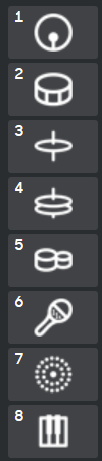
#> input picture images/icons.png, 102 x 461 px
$ python drawProbs.py
#> lines starting #> are read from the running program, lines starting #| are printed output that depends on the picture
### util.py
from collections import defaultdict
import random as rand
import numpy as np
import sys

'''
    utility file that has all the functions necessary for generation
'''

NUM_BEATS = 32 #number of blocks per row
NUM_INSTRUMENTS = 8 #number of rows
NUM_DATA_FEATURES = NUM_BEATS * NUM_INSTRUMENTS #total features per line

'''
    Outdated MLE algorithm
'''
# [16 lines left out: function getMLEProbs, not called in this run]

'''
    Return a tuple in the form (i,0,1,0,1), where i is the index of the block,
    and the other entries are the conditional assignments for
    (i-1, i-n), if the index is applicable
    where n is the number of blocks per row

    The factor graph looks something like :
    o - o - o - o - o - o
    |   |   |   |   |   |
    o - o - o - o - o - o
    |   |   |   |   |   |
    o - o - o - o - o - o
    |   |   |   |   |   |
    o - o - o - o - o - o
    with additional connections between all the rows.
'''
def createTuple(i,line):
    conditionList = [i]
    if i%NUM_BEATS != 0: #if not first entry in row
        conditionList.append(line[i-1])
    index = i
    while index >= NUM_BEATS:
        index -= NUM_BEATS
        conditionList.append(line[index])
    return tuple(conditionList)

# Generate a set of on/off configurations given the probabilities of the squares
def generate(conditionalProbs):
    line = ['0']*NUM_DATA_FEATURES
    #set all to 0 at first
    for i in range(NUM_DATA_FEATURES):
        createTuple(i,line)
        prob = conditionalProbs[createTuple(i,line)]
        line[i] = '1' if rand.random() < prob else '0'
    return list(map(int, line))

#Get the conditional probabilities from the files given
def getConditionalProbs(files):
    probabilityCountMap = defaultdict(lambda: [0,0])
    '''
        map of the counts of the conditional probabiliies, keys are tuples as defined above
        and the values are 2 sized list of the form (#0 assigned, #1 assigned)
        Initial assignment can also be changed to account for laplace smoothing
    '''
    for file,line in files.items():
        for i in range(len(line)):
            key = createTuple(i,line)
            val = int(line[i])
            probabilityCountMap[key][val] += 1
            #Change the counts for 0 assignment and 1 assignemnt

    probabilitiesMap = defaultdict(float)
    for key,val in probabilityCountMap.items():
        probabilitiesMap[key] = float(val[1])/(val[0]+val[1])
        #calculate the probalities for each key
    return probabilitiesMap

#converts the datafile into a dictionary with form {file number: assignment}
def datafileToDict(datafile):
#> called with datafile = 'new_songs_data(incl. twitter).csv'
    fp = open(datafile,'r')
#> (reads new_songs_data(incl. twitter).csv from the repository)
    files = dict()
    for i,line in enumerate(fp):
        if i == 0:
            continue
        files[i-1] = line.split(',') #make an array
    return files

#get the Counts for the songs for running k-means on
def getSongNoteCount(files):
    fileCounts = defaultdict(int)
    for file,line in files.items():
        count = sum(list(map(int,line)))
        fileCounts[file] = count
    return fileCounts

#run k-means to cluster the files by densities
def kMeans(fileCounts,k):
#> called with k = 3
    numFiles = len(fileCounts)
    centroids = [0]*k
    #centroids hold the count densities
    assignments = [0]*numFiles
    #holds the centroid assignment for each file
    for i in range(k):
        randFile = rand.randint(1,numFiles)
        centroids[i] = fileCounts[randFile]
        #assign the centroids to a random count
    oldCentroids = [0]*k
    count = 0
    while np.linalg.norm(np.array(centroids) - np.array(oldCentroids)) > 1e-3:
        oldCentroids = centroids[:]
        count += 1
        for i in range(numFiles):
            minNum = -1
            for cluster in range(k):
                distance = abs(centroids[cluster] - fileCounts[i])
                if cluster == 0:
                    minNum = distance
                    assignments[i] = cluster
                elif distance < minNum:
                    minNum = distance
                    assignments[i] = cluster
                #update cluster

        clusterSumAndCounts = defaultdict(lambda: [0,0])
        #dictionary that is of form {cluster: [sum of densities, number assigned to cluster]}
        for i in range(numFiles):
            cluster = assignments[i]
            clusterSumAndCounts[cluster][0] += fileCounts[i] #sums up densities
            clusterSumAndCounts[cluster][1] += 1 #sums up number asisgned to cluster
        for centroid in range(k):
            if(clusterSumAndCounts[centroid][1] == 0):
                centroids[centroid] = sys.maxsize #if none assigned, set to infty
            else:
                centroids[centroid] = float(clusterSumAndCounts[centroid][0]) / clusterSumAndCounts[centroid][1]
                #update centroid
    #print("count is", count)
    return assignments, centroids

#function that probabilistically creates an assignment
def makeAssignment():
    dataFile = "new_songs_data(incl. twitter).csv"
    files = datafileToDict(dataFile) #convert to map
    fileCounts = getSongNoteCount(files) #get map of counts
    assignments,centroids = kMeans(fileCounts,3) #run k means to find assignments

    print("centroid values:", centroids)
    centroidIndices = np.argsort(centroids)
    print(centroids)
    print(centroidIndices)
    index = centroidIndices[2] #this parameter can be adjusted.
    #0 correponds to the minimum index, and -1 corresponds to the maximum

    filesInCluster = dict() #files in appropriate cluster
    for i in range(len(assignments)):
        if assignments[i] == index:
            filesInCluster[i] = files[i]
    print("number of files in cluster:", len(filesInCluster))

    conditionalProbs = getConditionalProbs(filesInCluster)
    #get the probability table

    randomMusic = generate(conditionalProbs)
    #create a random music assignment
    print("assignment is", randomMusic)

    maxSimilarity = 0
    maxSimlilaritiesOnes = 0
    for index, file in filesInCluster.items():
        file = list(map(int,file))
        ones = 0
        count = 0
        countOnes = 0
        for i in range(NUM_DATA_FEATURES):
            if(file[i] == 1):
                ones += 1
                if(randomMusic[i] == 1):
                    countOnes += 1
            if(randomMusic[i] == file[i]):
                count += 1
        if(ones > 0):
            similarityOnes = float(countOnes)/ones
            similarity = float(count)/NUM_DATA_FEATURES
        if(similarity > maxSimilarity):
            maxSimilarity = similarity
        if(similarityOnes > maxSimlilaritiesOnes):
            maxSimlilaritiesOnes = similarityOnes
    print("similarity is: ", maxSimilarity)
    print("Ones similarity is:", maxSimlilaritiesOnes)
    print(countOnes,ones)
    #The similarity metric (# same 1's over total number 1s in each file)

    return randomMusic

# Cut makeAssignment() off and return the conditional probabilities
def getConditionalProbsFromScratch(cluster):
    dataFile = "new_songs_data(incl. twitter).csv"
    files = datafileToDict(dataFile) #convert to map
    fileCounts = getSongNoteCount(files) #get map of counts
    assignments,centroids = kMeans(fileCounts,3) #run k means to find assignments

    #print("centroid values:", centroids)
    maxIndex = centroids.index(max(centroids))
    minIndex = centroids.index(min(centroids))
    middleIndex = 3 - maxIndex - minIndex #works since sum of all 3 is 0+1+2 = 3

    desiredIndex = 0
    if cluster == "min":
        desiredIndex = minIndex
    elif cluster == "max":
        desiredIndex = maxIndex
    elif cluster == "middle":
        desiredIndex = middleIndex
    else:
        desiredIndex = -1 #take all of them!

    filesInCluster = dict() #files in appropriate cluster
    for i in range(len(assignments)):
        if assignments[i] == desiredIndex or desiredIndex == -1:
            filesInCluster[i] = files[i]
    print("number of files in cluster:", len(filesInCluster))

    return getConditionalProbs(filesInCluster)

assignment = makeAssignment()

### drawProbs.py
import sys
from math import floor
from PIL import Image, ImageDraw, ImageFont
import util

#CONSTANTS#

cols = 32
rows = 8

topMargin = 60
leftMargin = 90
bottomMargin = 80
rightMargin = 20

squareSize = 40

bgColor = (70, 70, 70)
txtColor = (214, 214, 214)
sepColor = (46, 46, 46)

imageSize = [leftMargin + rightMargin + cols * squareSize,
	topMargin + bottomMargin + rows * squareSize]

imageBounds = [0, 0] + imageSize

#FUNCTIONS#

# Input offset = [0, 0, 1, 1] to color the whole square
def getCoordsWithOffset(i, offset):
	row = i // cols
	col = i % cols
	coords = [int(float(leftMargin + (col+offset[0]) * squareSize)),
				int(float(topMargin + (row+offset[1]) * squareSize)),
				int(float(leftMargin + (col+offset[2]) * squareSize)),
				int(float(topMargin + (row+offset[3]) * squareSize))]
	return coords

def getRefCoords(i):
	row = i // cols
	col = i % cols
	coords = [refLeftMargin + col * squareSize * 15/9, refTopMargin + row * squareSize,
		refLeftMargin + (col+1) * squareSize * 15/9, refTopMargin + (row+1) * squareSize]
	return coords

def getColors(prob):
	color = (460.8, 204.8, 819.2)
	amp = (1, 1, 1)
	colorR = int(floor(prob * color[0] * amp[0]))
	colorG = int(floor(prob * color[1] * amp[0]))
	colorB = int(floor(prob * color[2] * amp[0]))
	return (colorR, colorG, colorB)

def drawConditionalProbabilities(i, dataProbs):
	if i % cols == 0 and i < 32:
		# Top-leftmost cell
		prob = dataProbs[ tuple([i]) ]
		draw.rectangle(getCoordsWithOffset(i, [0,0,1,1]), fill = getColors(prob))
	elif i % cols == 0:
		# Leftmost cell (not top row)
		topProb = dataProbs[ tuple([i, '1']) ]
		draw.rectangle(getCoordsWithOffset(i, [0,0,1,.5]), fill = getColors(topProb))
		bottomProb = dataProbs[ tuple([i, '0']) ]
		draw.rectangle(getCoordsWithOffset(i, [0,.5,1,1]), fill = getColors(bottomProb))
	elif i < 32:
		# Top row cell (not leftmost)
		leftProb = dataProbs[ tuple([i, '1']) ]
		draw.rectangle(getCoordsWithOffset(i, [0,0,.5,1]), fill = getColors(leftProb))
		rightProb = dataProbs[ tuple([i, '0']) ]
		draw.rectangle(getCoordsWithOffset(i, [.5,0,1,1]), fill = getColors(rightProb))
	else:
		# Other cell (not top row, not leftmost)
		topLeftProb = dataProbs[ tuple([i, '1', '1']) ]
		draw.rectangle(getCoordsWithOffset(i, [0,0,.5,.5]), fill = getColors(topLeftProb))
		bottomLeftProb = dataProbs[ tuple([i, '1', '0']) ]
		draw.rectangle(getCoordsWithOffset(i, [0,.5,.5,1]), fill = getColors(bottomLeftProb))
		topRightProb = dataProbs[ tuple([i, '0', '1']) ]
		draw.rectangle(getCoordsWithOffset(i, [.5,0,1,.5]), fill = getColors(topRightProb))
		bottomRightProb = dataProbs[ tuple([i, '0', '0']) ]
		draw.rectangle(getCoordsWithOffset(i, [.5,.5,1,1]), fill = getColors(bottomRightProb))

#####

# Initialize the image and draw object
im = Image.new("RGBA", imageSize, (0, 0, 0, 0))
#> im: PIL image 1390x460 RGBA; every value is 0
draw = ImageDraw.Draw(im)

# Paste in the icons
icons = Image.open("images/icons.png")
#> icons is the input picture: PIL image 102x461 RGBA; mean R, G, B, A 75.7, 77.7, 80.5, 255
icons.thumbnail((leftMargin, rows * squareSize))
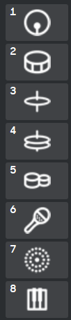
#> icons: PIL image 71x320 RGBA; mean R, G, B, A 75.7, 77.7, 80.5, 255
im.paste(icons, (leftMargin - icons.size[0], topMargin))
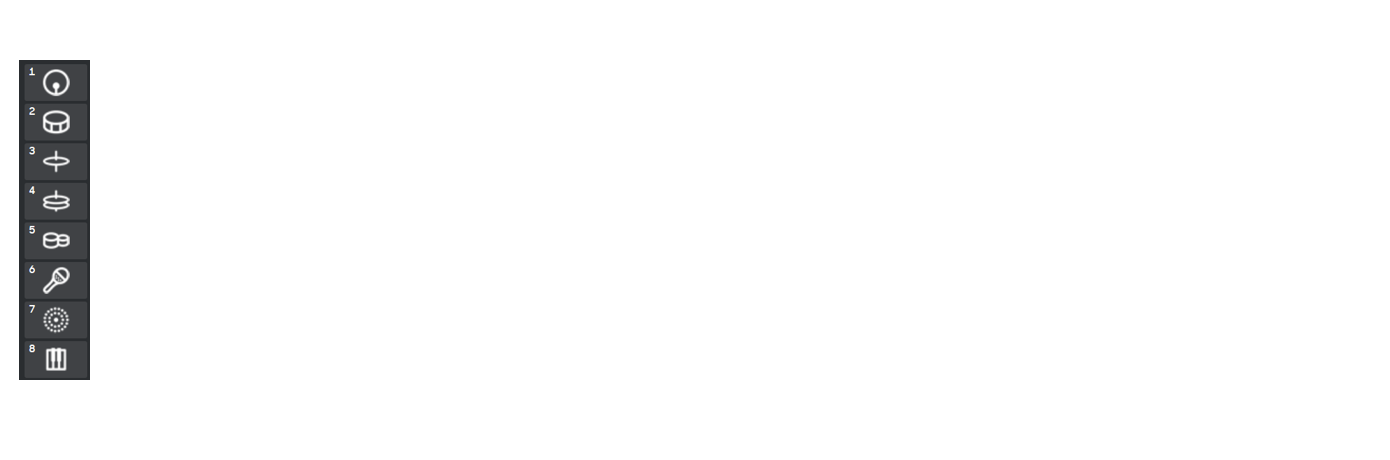
#> im: PIL image 1390x460 RGBA; mean R, G, B, A 2.7, 2.8, 2.9, 9.1; transparent parts drawn white

# Draw in the percentage references
refLeftMargin = leftMargin - icons.size[0] + 5
#> refLeftMargin = 24
refTopMargin = topMargin + rows * squareSize + 5
for i in range(0, 20):
	percentage = i * .05
	draw.rectangle(getRefCoords(i), fill = getColors(percentage))

# Add text
fnt = ImageFont.truetype('fonts/open-sans/OpenSans-Bold.ttf', 20)
draw.text((refLeftMargin + 5, imageSize[1] - 35), "p = 0", font=fnt, fill=txtColor)
draw.text((imageSize[0] - 80, imageSize[1] - 35), "p = 1", font=fnt, fill=txtColor)
draw.text((leftMargin - 60, topMargin - 30), "Beat", font=fnt, fill=txtColor)
for i in range(0, 8):
	textCoords = [leftMargin + cols * squareSize * i / 8, topMargin - 30]
	draw.text(textCoords, str(i+1), font=fnt, fill=txtColor)

# Draw in the data probabilities
dataFile = "new_songs_data(incl. twitter).csv"

# MLE
#dataProbs = util.getMLEProbs(dataFile)
#for i in range(0, 32 * 8):
#	draw.rectangle(getCoordsWithOffset(i, [0,0,1,1]), fill = getColors(dataProbs[i]))

# Factor graph
dataProbs = util.getConditionalProbsFromScratch("min")
for i in range(0, cols * rows):
	drawConditionalProbabilities(i, dataProbs)

# Draw separaters
sepSize = 1
for i in range(1, cols):
	if i % 4 == 0:
		sepSize = 2
	sepCoords = [leftMargin + i * squareSize - sepSize,
				topMargin,
				leftMargin + i * squareSize + sepSize,
				topMargin + rows * squareSize]
	sepSize = 1
	draw.rectangle(sepCoords, sepColor)
for i in range(1, rows):
	sepCoords = [leftMargin,
				topMargin + i * squareSize - sepSize,
				leftMargin + cols * squareSize,
				topMargin + i * squareSize + sepSize]
	draw.rectangle(sepCoords, sepColor)

del draw

im.save("images/testing.png")
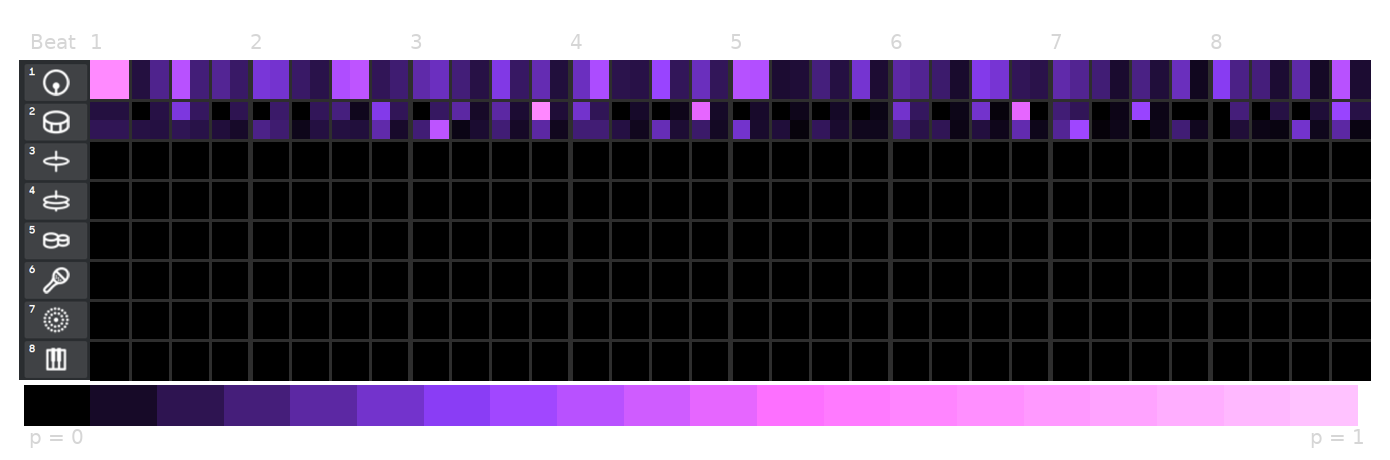
#> saved as testing.png: PIL image 1390x460 RGBA; mean R, G, B, A 32, 20, 40.7, 195.3; transparent parts drawn white
